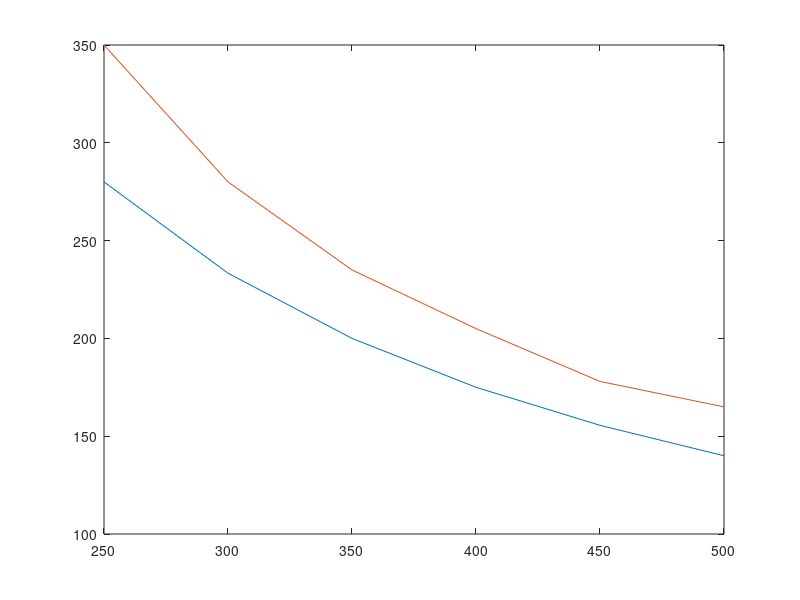

MATLAB code for this plot:
#prva slika 350 px višina, oddaljeno 20 cm
#druga 280px 25 cm
#tretja 235 30 cm
#četrta 205 35 cm
#peta 178 40cm
#šesta 165 45cm
#IZRACUNANO V ZVEZKU
#
# y. = 350px
# Z = 200mm
# Y = 90 mm
# f = (y.*Z)/Y 
# f = 777.78
function naloga_f()
v_gimpu=[350,280,235,205,178,165]
arr_distances=[];
arr_pixels=[];
f=777.78;
distance = 200;
increment = 50;
obj_s = 90;
for i =1:6
  cur_pixels = (f*obj_s)/(distance+(increment*i));
  arr_distances(end+1)=distance+(increment*i);
  arr_pixels(end+1) =cur_pixels;
 endfor
arr_distances;
arr_pixels
figure;
plot(arr_distances,arr_pixels,arr_distances,v_gimpu);
endfunction
naloga_f